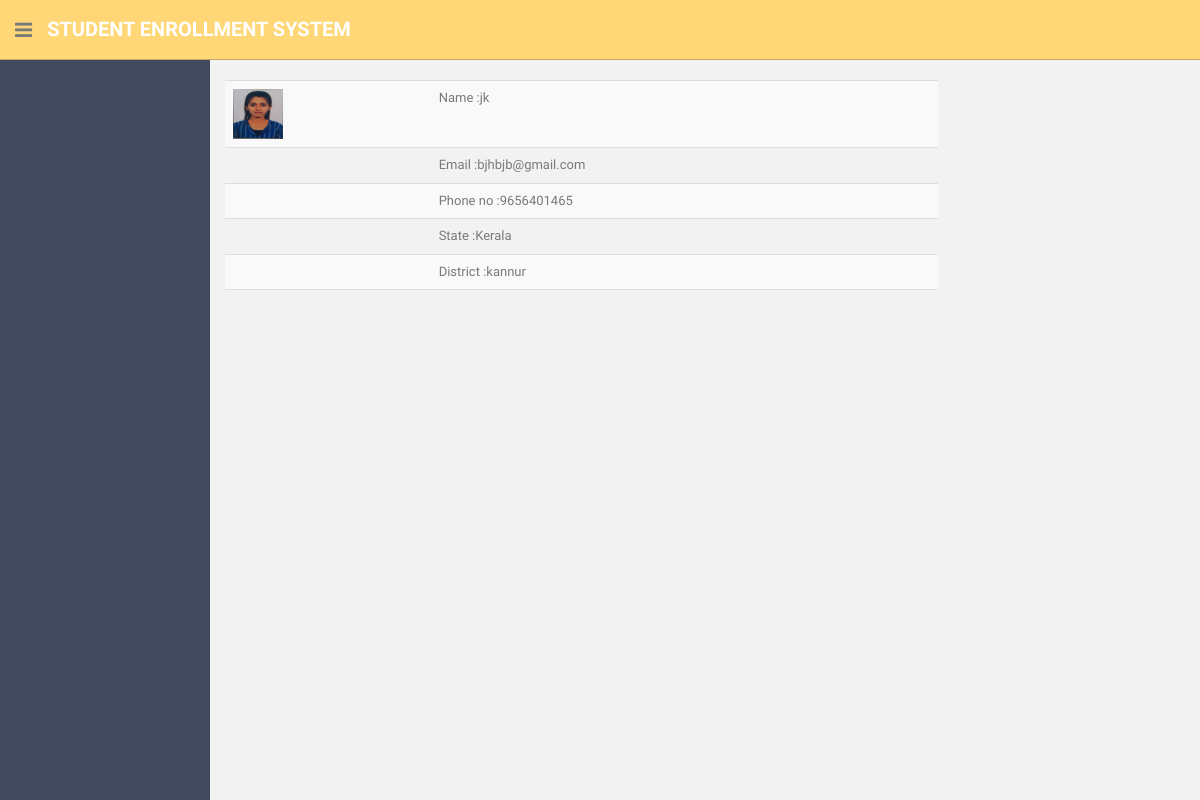
The app's page /student/view/3 with its own data.
### studentapp/models.py (models this page shows, shortened)
class Student(models.Model):
    student_code=models.AutoField(primary_key=True)
    name=models.CharField(max_length=250)
    phone=models.CharField(max_length=200)
    email=models.EmailField(max_length=250,unique=True)
    state=models.ForeignKey(State,on_delete=models.CASCADE,related_name='stateview')
    district=models.ForeignKey(District,on_delete=models.CASCADE)
    image=models.FileField(upload_to='studentapp/images/')

class State(models.Model):
    name=models.CharField(max_length=250)
    def __str__(self):
        return self.name

class District(models.Model):
    name=models.CharField(max_length=250)
    state=models.ForeignKey(State,on_delete=models.CASCADE,related_name='districtview')
    def __str__(self):
        return self.name

### studentapp/views.py (the view)
# urls.py: path("view/<int:id>", views.student_view, name="view"),
def student_view(request,id):
    b1=Student.objects.get(student_code=id)
    context={}
    context["student"]=b1
    return render(request,"viewstudents.html",context)

### studentapp/templates/viewstudents.html
{% extends 'user_index.html' %}
{% block body %}
<body>
<table   class="table table-striped">
    <tr>
        <td><img src="{{student.image}}"width="50px"height="50px" ></td>
        <td>Name :{{student.name}}</td>
    </tr>
    <tr>
        <td></td>
        <td>Email :{{student.email}}</td>
    </tr>
    <tr>
        <td>
        </td>
        <td>Phone no :{{student.phone}}</td>
    </tr>
        <tr>
        <td>
        </td>
        <td>State :{{student.state}}</td>
    </tr>
        <tr>
        <td>
        </td>
        <td>District :{{student.district}}</td>
    </tr>
        <tr>
        <td>
        </td>
        <td></td>
    </tr>
</table>
</body>
{% endblock %}

### studentapp/static/assets/css/style.css (style rules this page uses)
body { color: #797979; background: #f2f2f2; font-family: 'Ruda', sans-serif; padding: 0px !important; margin: 0px !important; font-size:13px; }

### records on screen
Student: image (picture), name "jk", email "bjhbjb@gmail.com", phone "9656401465", state "Kerala", district "kannur"
